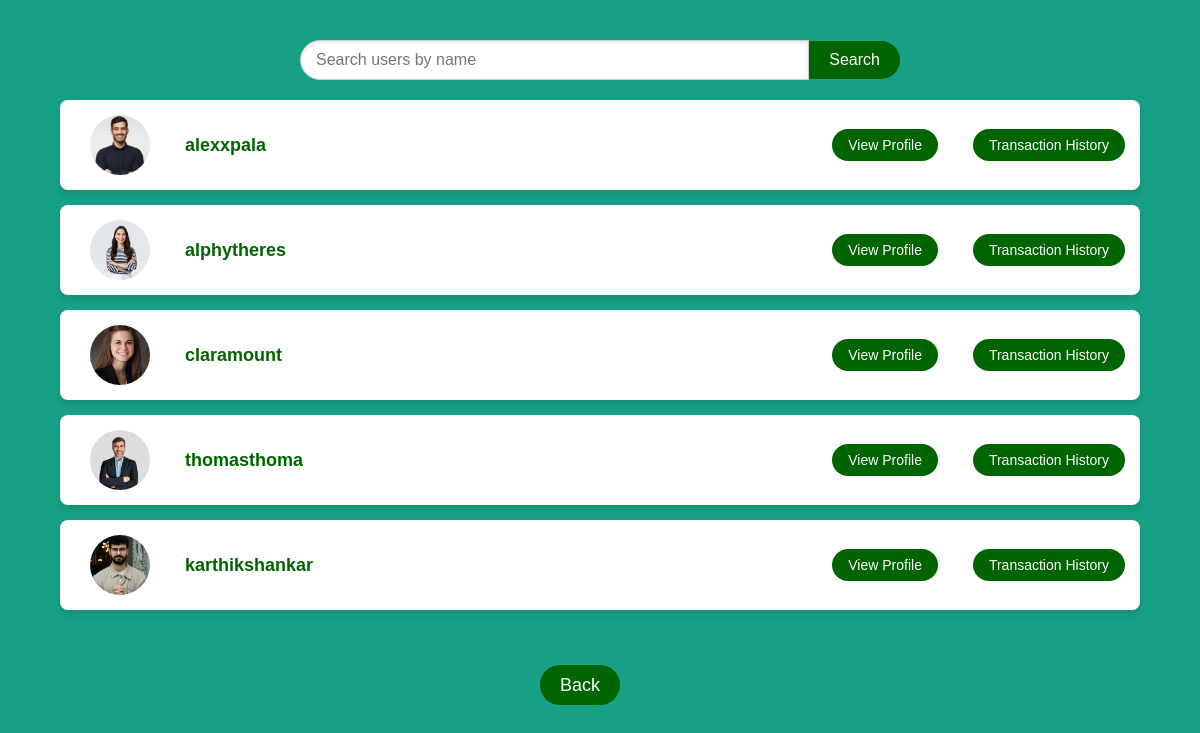
The app's page /view_users/, older data.
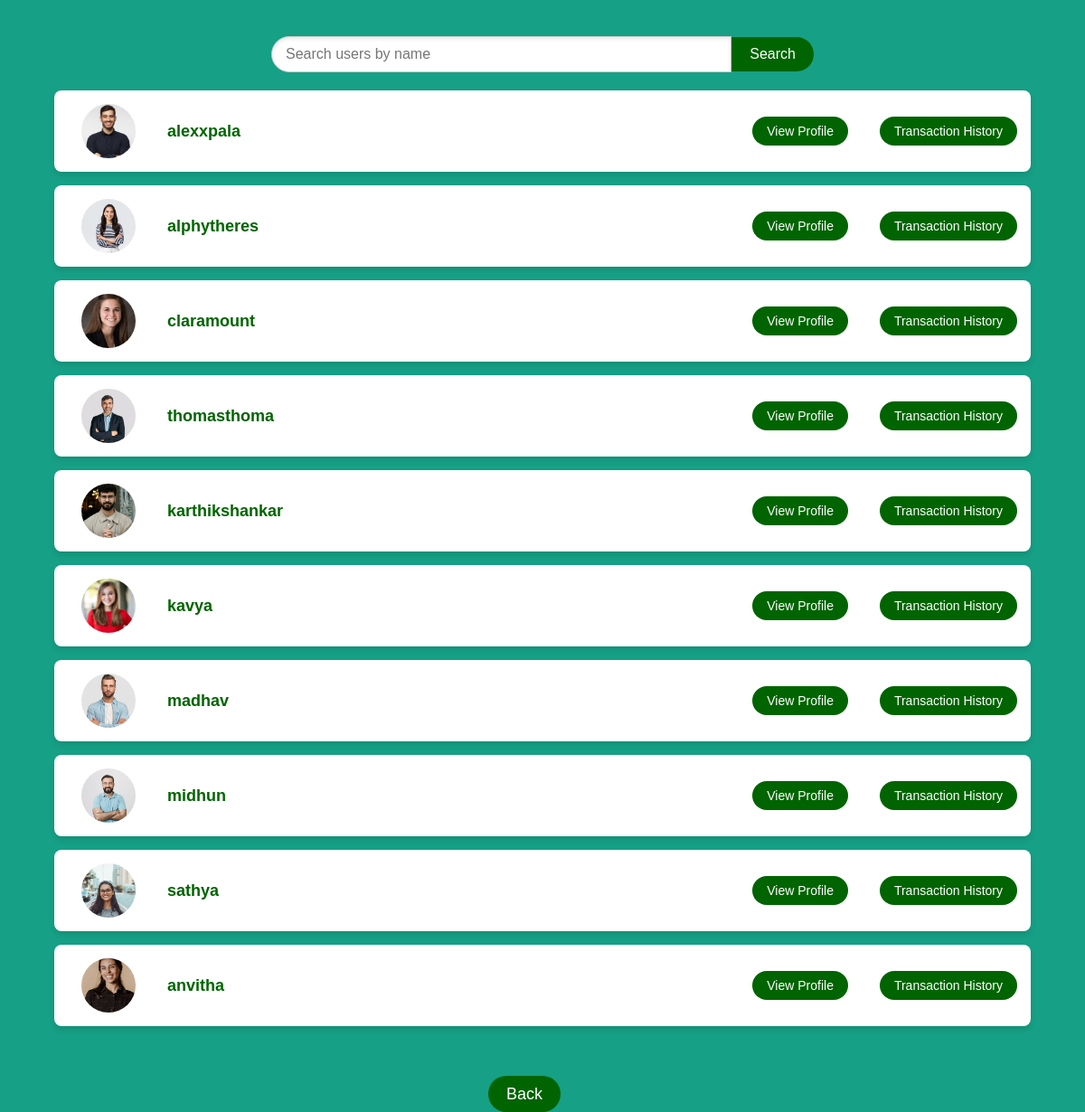
The same page, newer data.
### appbank/models.py (models this page shows, shortened)
class Customer(models.Model):
    user = models.OneToOneField('CustomUser', on_delete=models.CASCADE, related_name='customer_profile')
    name = models.CharField(max_length=100)
    email = models.EmailField(unique=True)
    account_number = models.CharField(max_length=20, unique=True, blank=True, null=True)
    balance = models.DecimalField(max_digits=12, decimal_places=2, default=0.00)
    dob = models.DateField()
    age = models.IntegerField()
    pan_number = models.CharField(max_length=10)
    address = models.TextField()
    phone = models.CharField(max_length=15)
    aadhar_number = models.CharField(max_length=12)
    initial_amount = models.DecimalField(max_digits=12, decimal_places=2, default=0.00)
    profile_image = models.ImageField(upload_to='profile_images/', null=True, blank=True)
    class Meta:
        verbose_name = "Customer"
        verbose_name_plural = "Customers"

class CustomUser(AbstractUser):
    is_banker = models.BooleanField(default=False)
    is_customer = models.BooleanField(default=False)
    class Meta:
        verbose_name = "User"
        verbose_name_plural = "Users"

### appbank/views.py (the view)
# urls.py: path('view_users/', views.view_users, name='view_users'),
def view_users(request):
    query = request.GET.get('search')
    if query:
        customers = Customer.objects.filter(user__username__icontains=query)
    else:
        customers = Customer.objects.all()
    return render(request, 'view_users.html', {'customers': customers})

### templates/view_users.html (shortened to what this page needs)
<!DOCTYPE html>
<html lang="en">
<head>
</head>
<body>
    <div class="container">
        <div class="search-bar">
            <form method="GET" action="/view_users/">
                <input type="text" name="search" placeholder="Search users by name ">
                <button type="submit">Search</button>
            </form>
        </div>
        {% for customer in customers %}
        <div class="user-card">
            <div class="user-details">
                {% if customer.profile_image %}
                <img src="{{ customer.profile_image.url }}" alt="Profile Image">
                {% else %}
                <img src="https://via.placeholder.com/60" alt="Default Image">
                {% endif %}
                <span class="username">{{ customer.user.username }}</span>
            </div>
            <div class="actions">
                <a href="{% url 'profile' customer.user.id %}">View Profile</a>
                <a href="{% url 'transaction_history' customer.account_number %}">Transaction History</a>
            </div>
        </div>
        {% endfor %}
    </div>
    <div class="button-container" style= "margin-left:45%;">
        <button class="back-button" onclick="window.location.href='{% url 'banker_home' %}'" style="background:DarkGreen;
        color:#fff;border:none;width:80px;height:40px;align:center;border-radius:20px;font-size:18px;
        ">Back</button>
    </div>
</body>
</html>

### templates/view_users.html (style rules this page uses)
body { font-family: Arial, sans-serif; background: #16A085; margin: 0; padding: 0; }
.container { width: 90%; max-width: 1200px; margin: 20px auto; padding: 20px;  }
.search-bar { display: flex; justify-content: center; margin-bottom: 20px; }
.search-bar form { width: 100%; max-width: 600px; display: flex; align-items: center; }
.search-bar input { flex: 1; padding: 10px 15px; font-size: 16px; border: 1px solid #ccc; border-radius: 20px 0 0 20px; outline: none; box-shadow: inset 0 2px 4px rgba(0, 0, 0, 0.1); }
.search-bar button { padding: 10px 20px; font-size: 16px; color: white; background-color: DarkGreen; border: none; border-radius: 0 20px 20px 0; cursor: pointer; transition: background-color 0.3s ease; }
.user-card { display: flex; align-items: center; justify-content: space-between; background-color: white; padding: 15px; border-radius: 8px; box-shadow: 0 4px 6px rgba(0, 0, 0, 0.1); margin-bottom: 15px; }
.user-card img { width: 60px; height: 60px; border-radius: 50%; object-fit: cover; }
.user-details { flex: 1; display: flex; align-items: center; margin-left: 15px; gap:35px; }
.username { font-size: 18px; font-weight: bold; color: DarkGreen; }
.actions { display: flex; gap: 35px; }
.actions a { padding: 8px 16px; text-decoration: none; color: white; background-color: DarkGreen; border-radius: 20px; font-size: 14px; text-align: center; transition: background-color 0.3s ease; }

Row changes from the older to the newer data that the page shows:
added Customer: profile_image (picture), user.username "kavya"
added Customer: profile_image (picture), user.username "madhav"
added Customer: profile_image (picture), user.username "midhun"
added Customer: profile_image (picture), user.username "sathya"
added Customer: profile_image (picture), user.username "anvitha"
